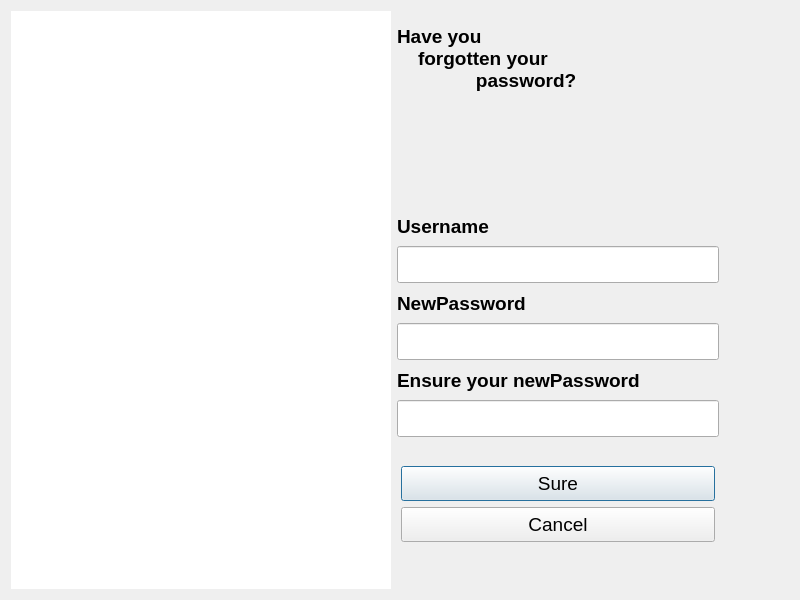
<?xml version="1.0" encoding="UTF-8"?>
<ui version="4.0">
 <class>Dlg_forget</class>
 <widget class="QDialog" name="Dlg_forget">
  <property name="geometry">
   <rect>
    <x>0</x>
    <y>0</y>
    <width>800</width>
    <height>600</height>
   </rect>
  </property>
  <property name="minimumSize">
   <size>
    <width>800</width>
    <height>600</height>
   </size>
  </property>
  <property name="maximumSize">
   <size>
    <width>800</width>
    <height>600</height>
   </size>
  </property>
  <property name="windowTitle">
   <string>Dialog</string>
  </property>
  <layout class="QGridLayout" name="gridLayout_2">
   <item row="8" column="1">
    <widget class="QWidget" name="widget" native="true">
     <property name="maximumSize">
      <size>
       <width>16777215</width>
       <height>100</height>
      </size>
     </property>
     <layout class="QGridLayout" name="gridLayout">
      <property name="leftMargin">
       <number>4</number>
      </property>
      <property name="topMargin">
       <number>4</number>
      </property>
      <property name="rightMargin">
       <number>4</number>
      </property>
      <property name="bottomMargin">
       <number>1</number>
      </property>
      <property name="horizontalSpacing">
       <number>4</number>
      </property>
      <property name="verticalSpacing">
       <number>6</number>
      </property>
      <item row="1" column="0">
       <widget class="QPushButton" name="btn_forget_sure">
        <property name="minimumSize">
         <size>
          <width>0</width>
          <height>35</height>
         </size>
        </property>
        <property name="font">
         <font>
          <pointsize>14</pointsize>
         </font>
        </property>
        <property name="text">
         <string>Sure</string>
        </property>
       </widget>
      </item>
      <item row="2" column="0">
       <widget class="QPushButton" name="btn_forget_cancel">
        <property name="minimumSize">
         <size>
          <width>0</width>
          <height>35</height>
         </size>
        </property>
        <property name="font">
         <font>
          <pointsize>14</pointsize>
         </font>
        </property>
        <property name="text">
         <string>Cancel</string>
        </property>
       </widget>
      </item>
      <item row="0" column="0">
       <spacer name="verticalSpacer_2">
        <property name="orientation">
         <enum>Qt::Vertical</enum>
        </property>
        <property name="sizeHint" stdset="0">
         <size>
          <width>20</width>
          <height>40</height>
         </size>
        </property>
       </spacer>
      </item>
     </layout>
    </widget>
   </item>
   <item row="6" column="1">
    <widget class="QLabel" name="lb_Ensure">
     <property name="maximumSize">
      <size>
       <width>16777215</width>
       <height>28</height>
      </size>
     </property>
     <property name="font">
      <font>
       <pointsize>14</pointsize>
       <bold>true</bold>
      </font>
     </property>
     <property name="text">
      <string>Ensure your newPassword</string>
     </property>
    </widget>
   </item>
   <item row="4" column="1">
    <widget class="QLabel" name="lb_newPassword">
     <property name="maximumSize">
      <size>
       <width>16777215</width>
       <height>28</height>
      </size>
     </property>
     <property name="font">
      <font>
       <pointsize>14</pointsize>
       <bold>true</bold>
      </font>
     </property>
     <property name="text">
      <string>NewPassword</string>
     </property>
    </widget>
   </item>
   <item row="3" column="1">
    <widget class="QLineEdit" name="le_user">
     <property name="minimumSize">
      <size>
       <width>322</width>
       <height>37</height>
      </size>
     </property>
     <property name="maximumSize">
      <size>
       <width>322</width>
       <height>16777215</height>
      </size>
     </property>
    </widget>
   </item>
   <item row="5" column="1">
    <widget class="QLineEdit" name="le_newPassword">
     <property name="minimumSize">
      <size>
       <width>0</width>
       <height>37</height>
      </size>
     </property>
     <property name="maximumSize">
      <size>
       <width>322</width>
       <height>16777215</height>
      </size>
     </property>
    </widget>
   </item>
   <item row="5" column="2">
    <spacer name="horizontalSpacer">
     <property name="orientation">
      <enum>Qt::Horizontal</enum>
     </property>
     <property name="sizeType">
      <enum>QSizePolicy::Minimum</enum>
     </property>
     <property name="sizeHint" stdset="0">
      <size>
       <width>70</width>
       <height>20</height>
      </size>
     </property>
    </spacer>
   </item>
   <item row="9" column="1">
    <spacer name="verticalSpacer">
     <property name="orientation">
      <enum>Qt::Vertical</enum>
     </property>
     <property name="sizeType">
      <enum>QSizePolicy::Maximum</enum>
     </property>
     <property name="sizeHint" stdset="0">
      <size>
       <width>20</width>
       <height>40</height>
      </size>
     </property>
    </spacer>
   </item>
   <item row="7" column="1">
    <widget class="QLineEdit" name="le_Ensure">
     <property name="minimumSize">
      <size>
       <width>0</width>
       <height>37</height>
      </size>
     </property>
     <property name="maximumSize">
      <size>
       <width>322</width>
       <height>16777215</height>
      </size>
     </property>
    </widget>
   </item>
   <item row="0" column="0" rowspan="10">
    <widget class="QLabel" name="lb_image">
     <property name="minimumSize">
      <size>
       <width>350</width>
       <height>550</height>
      </size>
     </property>
     <property name="styleSheet">
      <string notr="true">background-color: rgb(255, 255, 255);</string>
     </property>
     <property name="text">
      <string/>
     </property>
    </widget>
   </item>
   <item row="2" column="1">
    <widget class="QLabel" name="lb_user">
     <property name="maximumSize">
      <size>
       <width>16777215</width>
       <height>28</height>
      </size>
     </property>
     <property name="font">
      <font>
       <pointsize>14</pointsize>
       <bold>true</bold>
      </font>
     </property>
     <property name="text">
      <string>Username</string>
     </property>
    </widget>
   </item>
   <item row="0" column="1">
    <widget class="QLabel" name="lb_title">
     <property name="font">
      <font>
       <pointsize>14</pointsize>
       <bold>true</bold>
      </font>
     </property>
     <property name="text">
      <string>Have you 
    forgotten your 
               password?</string>
     </property>
    </widget>
   </item>
  </layout>
 </widget>
 <resources/>
 <connections/>
</ui>
